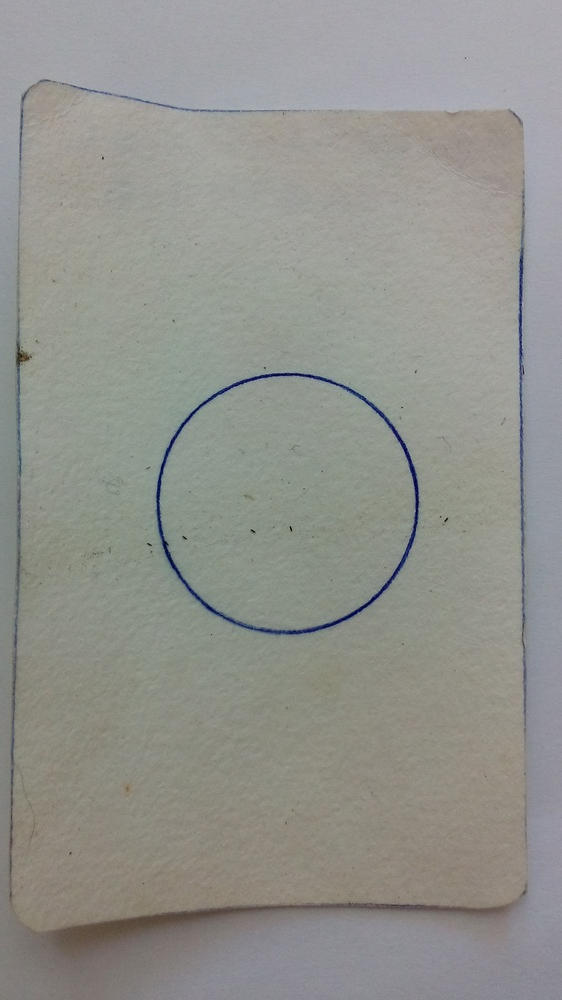
#> input picture samples/06.4SEM.CENC.INTRA.SONY.jpg, 562 x 1000 px, shrunk from 1728 x 3072 before the run
$ python -i Detection.py   (imports and definitions only)
#> lines starting #> are read from the running program, lines starting #| are printed output that depends on the picture; after the words box and inside, x2 and y2 are one past the last pixel; in counts of white or black regions, pixels touching at a corner belong together
#> further down, picture is the input picture: shape (1000, 562, 3); mean B, G, R 141.1, 146.6, 145.8
# -*- coding: utf-8 -*-

import cv2
import numpy as np

from skimage import io, feature, img_as_ubyte, morphology, transform, measure, draw, exposure, color, segmentation
from scipy.spatial import distance
from scipy.ndimage.morphology import binary_fill_holes
from sklearn.cluster import KMeans


# Detect the central circle. This is useful to correctly crop the palette image
# image: rgb image
def detect_circle_mark(image):

	# first step: segmenting the central circle using Canny
	gsimage = cv2.cvtColor(image, cv2.COLOR_BGR2GRAY)

	# local histogram equalization
	clahe = cv2.createCLAHE(clipLimit=1.0, tileGridSize=(2,2))
	gsimage = clahe.apply(gsimage)
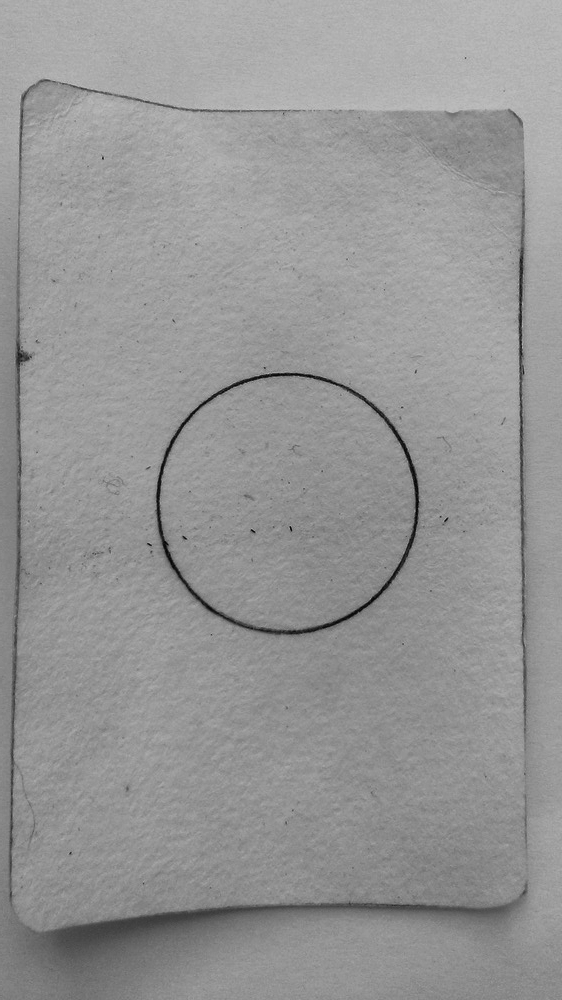
#> gsimage: shape (1000, 562); min 3, max 193, mean 149.6

	bimage = feature.canny(gsimage, sigma=3)
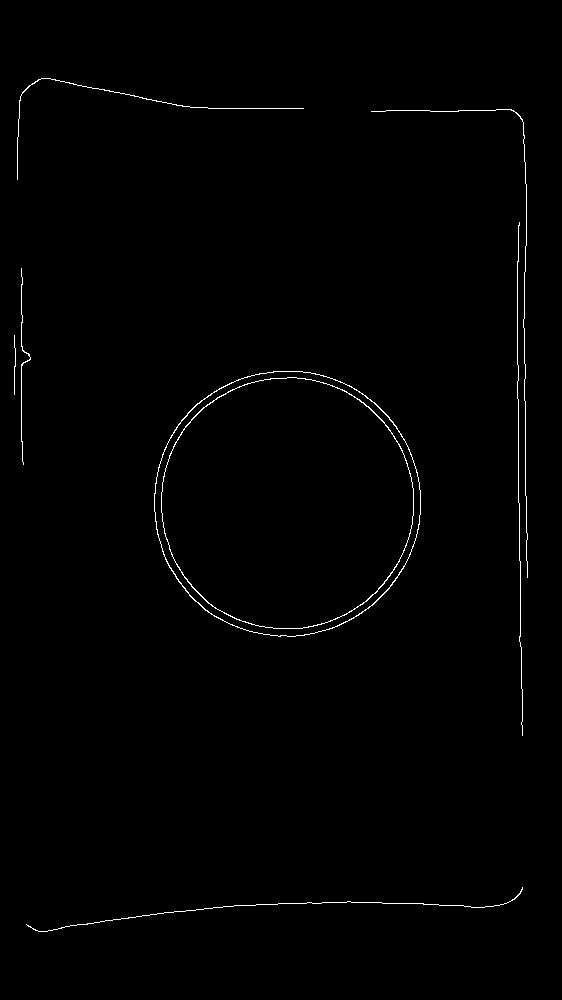
#> bimage: shape (1000, 562) bool; 0.75% white in thin lines or dots, all inside (x1, y1, x2, y2) = (14, 78, 528, 932)
	bimage = img_as_ubyte(bimage) # converting image format to unsigned byte


	# dilating the circle. It makes easy the identification performed by ransac algorithm.
	#bimage = morphology.dilation(bimage, morphology.disk(6))
	coords = np.column_stack(np.nonzero(bimage))
#> coords = 4192 pairs, first value 78 to 931, second value 14 to 527

	# detecting circle using ransac.
	if len(coords) > 0:
		model, _ = measure.ransac(coords, measure.CircleModel, min_samples=3, residual_threshold=2, max_trials=1000)

	else:
		return None

	# checking if the radius has an acceptable value
	gsrows, gscols = gsimage.shape
#> gsrows = 1000; gscols = 562

	for param in model.params:
		if param < 0 or (param > gsrows or param > gscols):
			return None
#> this loop made 3 passes
#> param on passes 1 to 3: 503, 286.6, 132.9


	return model.params # center X, center Y, radius


# Object detection algorithm.
# Returns all the pixels of each objects
# bimage: binary image
# [276 lines left out: functions object_detection, shape_detection, get_egg_border, get_object_area, _second_point_line_eq, _get_neighbors and 1 more, not called in this run]

>>> import cv2
>>> picture = cv2.imread('../samples/06.4SEM.CENC.INTRA.SONY.jpg')
>>> result = detect_circle_mark(picture)
#> result = (503, 286.6, 132.9)

$ run again, on samples/24.1SEM.CENC.INTRA.SONY.jpg
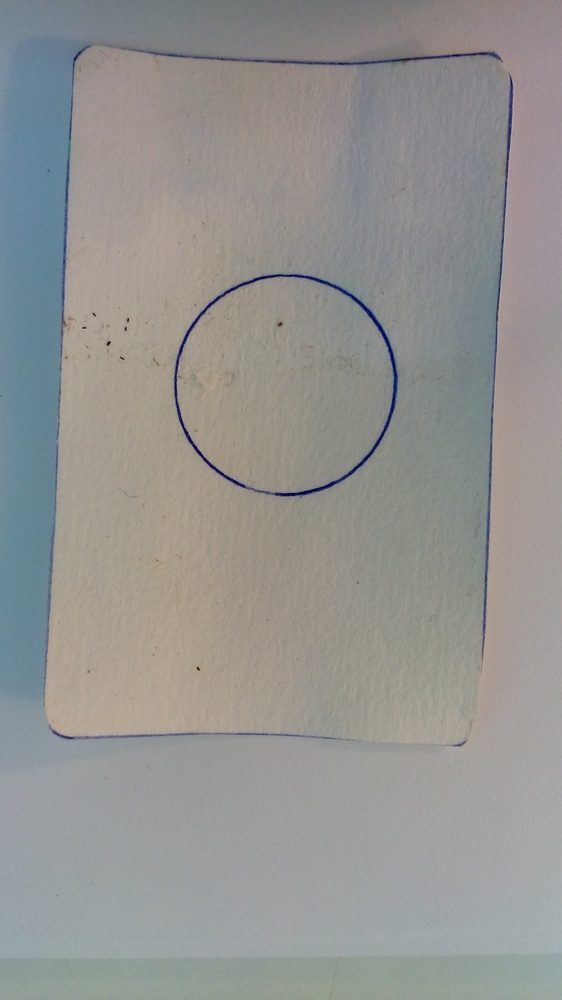
#> input picture samples/24.1SEM.CENC.INTRA.SONY.jpg, 562 x 1000 px, shrunk from 1728 x 3072 before the run
#> picture is the input picture: shape (1000, 562, 3); mean B, G, R 145.2, 147.6, 147.7
#> in detect_circle_mark, `gsimage = cv2.cvtColor(image, cv2.COLOR_BGR2GRAY)`:
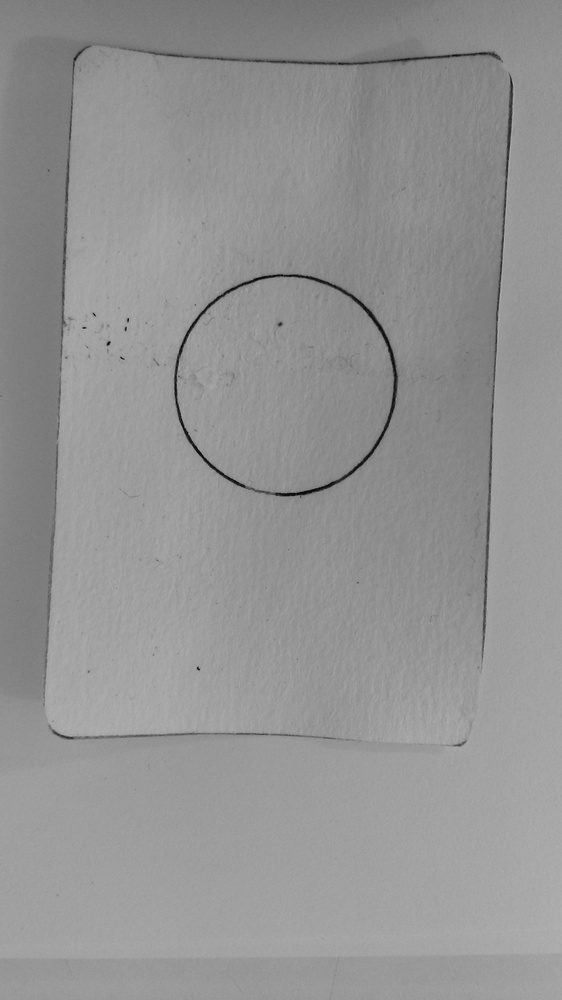
#> gsimage: shape (1000, 562); min 4, max 180, mean 147.4
#> in detect_circle_mark, `bimage = feature.canny(gsimage, sigma=3)`:
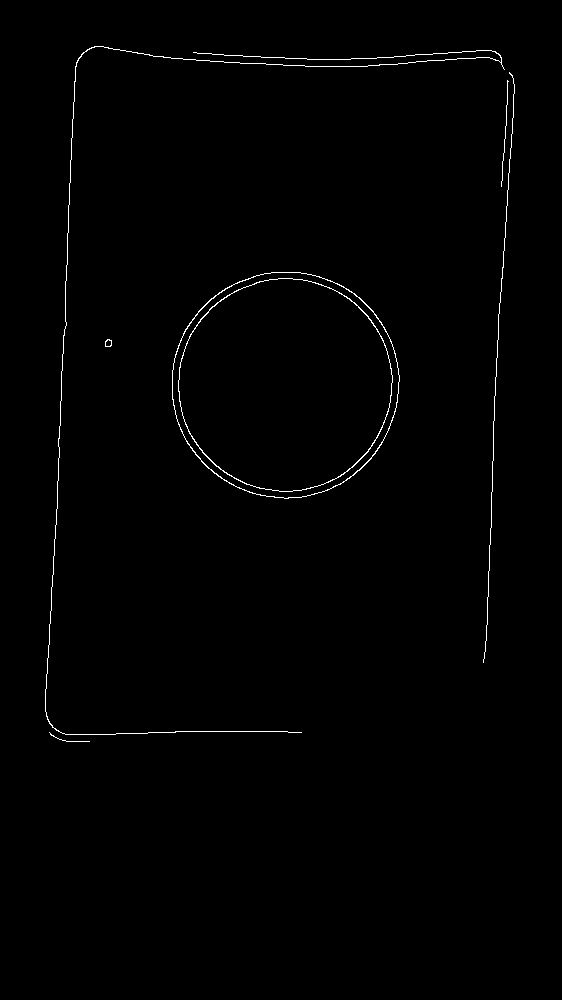
#> bimage: shape (1000, 562) bool; 0.72% white in thin lines or dots, all inside (x1, y1, x2, y2) = (45, 46, 515, 742)
#> coords = 4066 pairs, first value 46 to 741, second value 45 to 514
#> the loop in detect_circle_mark, `for param in model.params:` made 3 passes
#> param on passes 1 to 3: 384.2, 285, 113.2
#> result = (384.2, 285, 113.2)

$ run again, on samples/36.2SEM.CENC.PERI.SONY.jpg
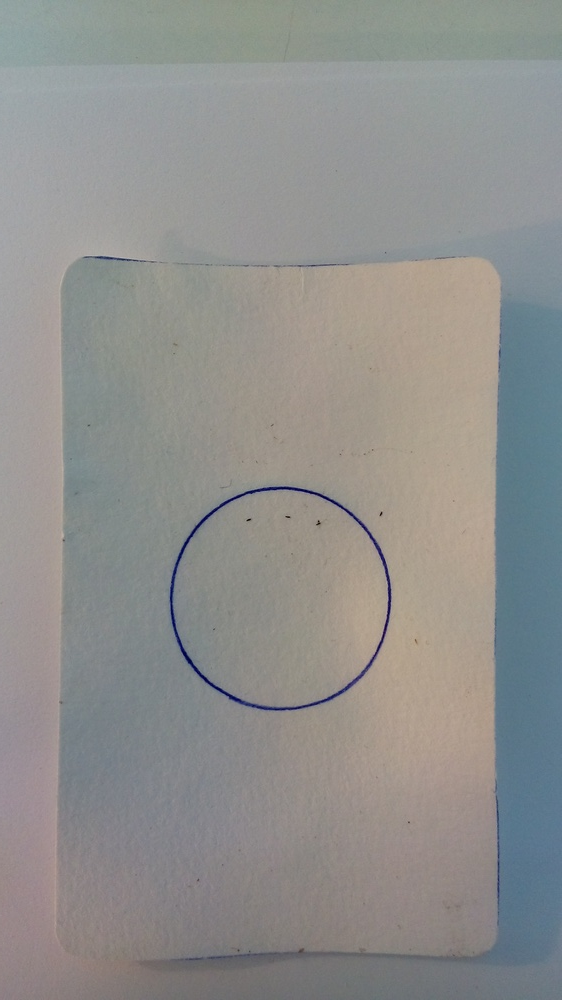
#> input picture samples/36.2SEM.CENC.PERI.SONY.jpg, 562 x 1000 px, shrunk from 1728 x 3072 before the run
#> picture is the input picture: shape (1000, 562, 3); mean B, G, R 141.4, 143.5, 143.6
#> in detect_circle_mark, `gsimage = cv2.cvtColor(image, cv2.COLOR_BGR2GRAY)`:
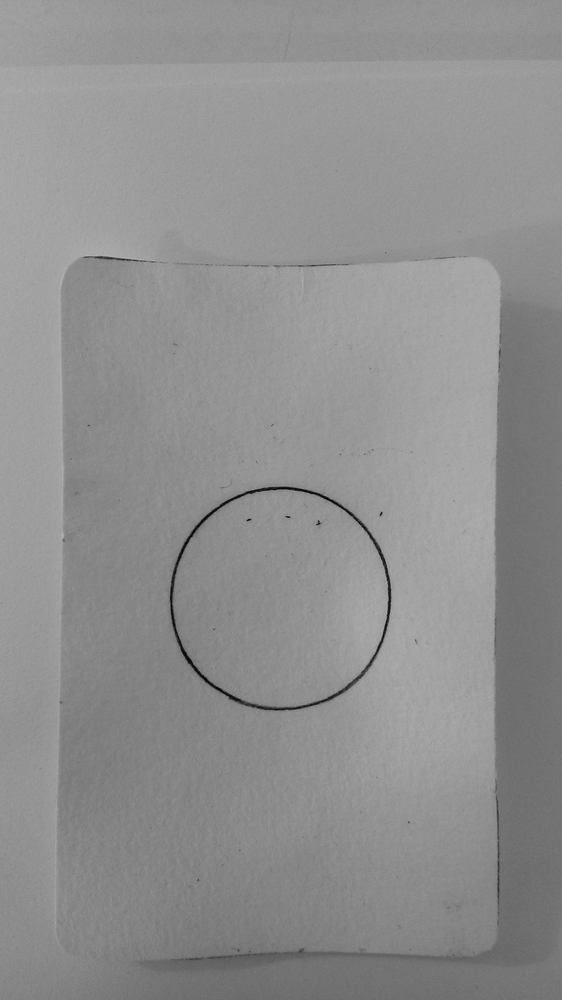
#> gsimage: shape (1000, 562); min 2, max 184, mean 143.3
#> in detect_circle_mark, `bimage = feature.canny(gsimage, sigma=3)`:
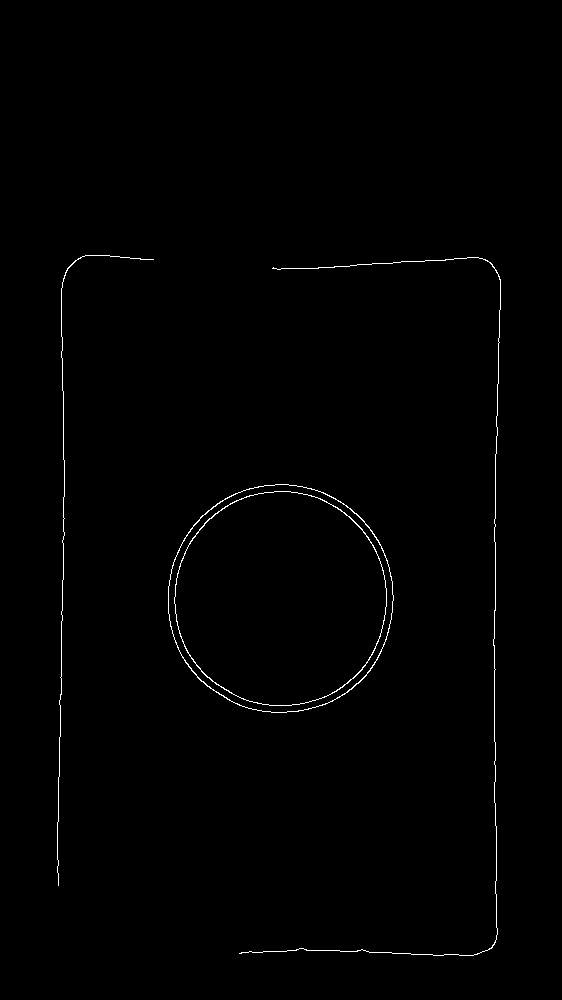
#> bimage: shape (1000, 562) bool; 0.62% white in thin lines or dots, all inside (x1, y1, x2, y2) = (57, 255, 501, 956)
#> coords = 3482 pairs, first value 255 to 955, second value 57 to 500
#> the loop in detect_circle_mark, `for param in model.params:` made 1 pass
#> param on pass 1: 598.4

$ run again, on samples/36.4SEM.CENC.PERI.SONY.jpg
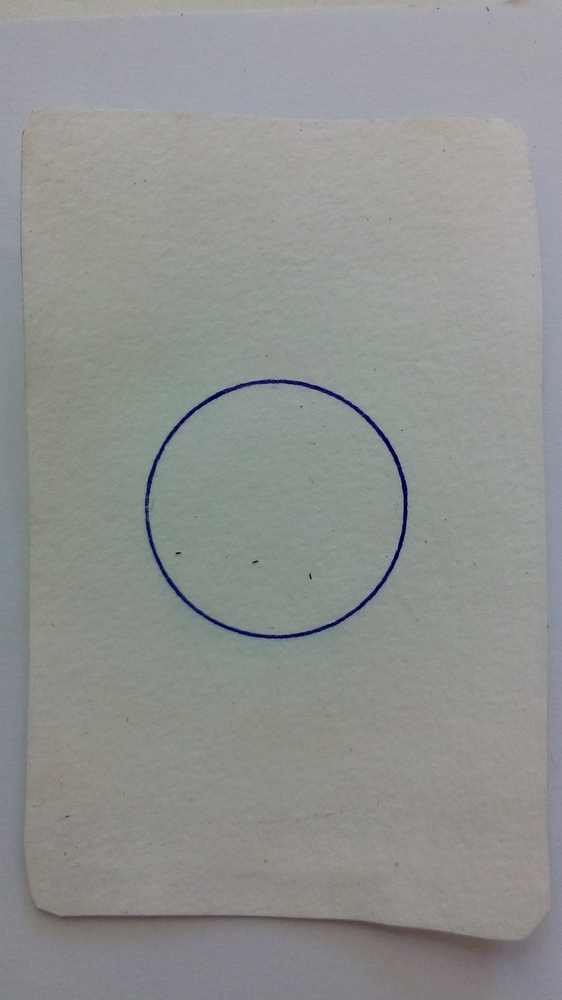
#> input picture samples/36.4SEM.CENC.PERI.SONY.jpg, 562 x 1000 px, shrunk from 1728 x 3072 before the run
#> picture is the input picture: shape (1000, 562, 3); mean B, G, R 143.9, 146.1, 144.2
#> in detect_circle_mark, `bimage = feature.canny(gsimage, sigma=3)`:
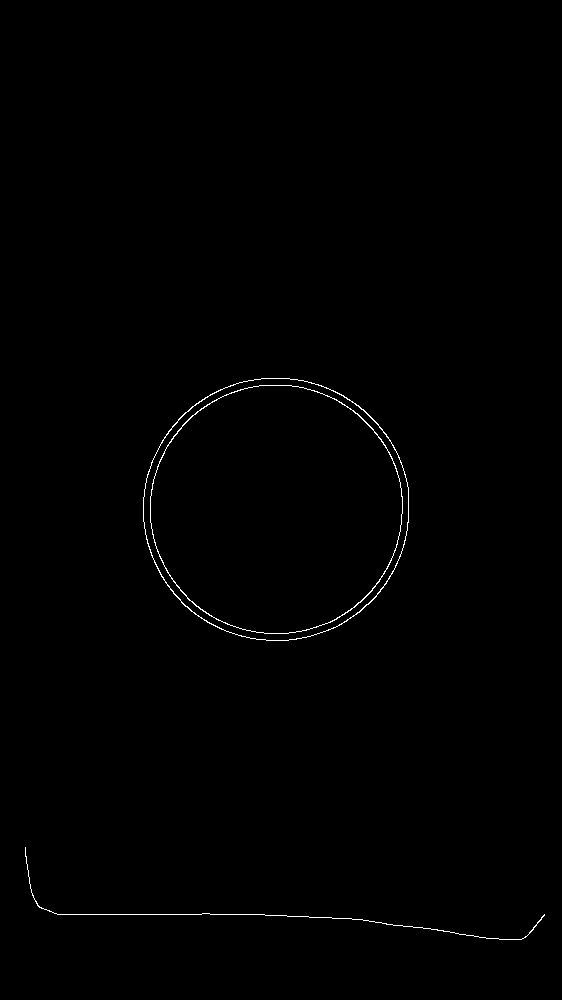
#> bimage: shape (1000, 562) bool; 0.43% white in thin lines or dots, all inside (x1, y1, x2, y2) = (25, 378, 545, 940)
#> coords = 2444 pairs, first value 378 to 939, second value 25 to 544
#> the loop in detect_circle_mark, `for param in model.params:` made 3 passes
#> param on passes 1 to 3: 508.8, 275.8, 132.1
#> result = (508.8, 275.8, 132.1)
